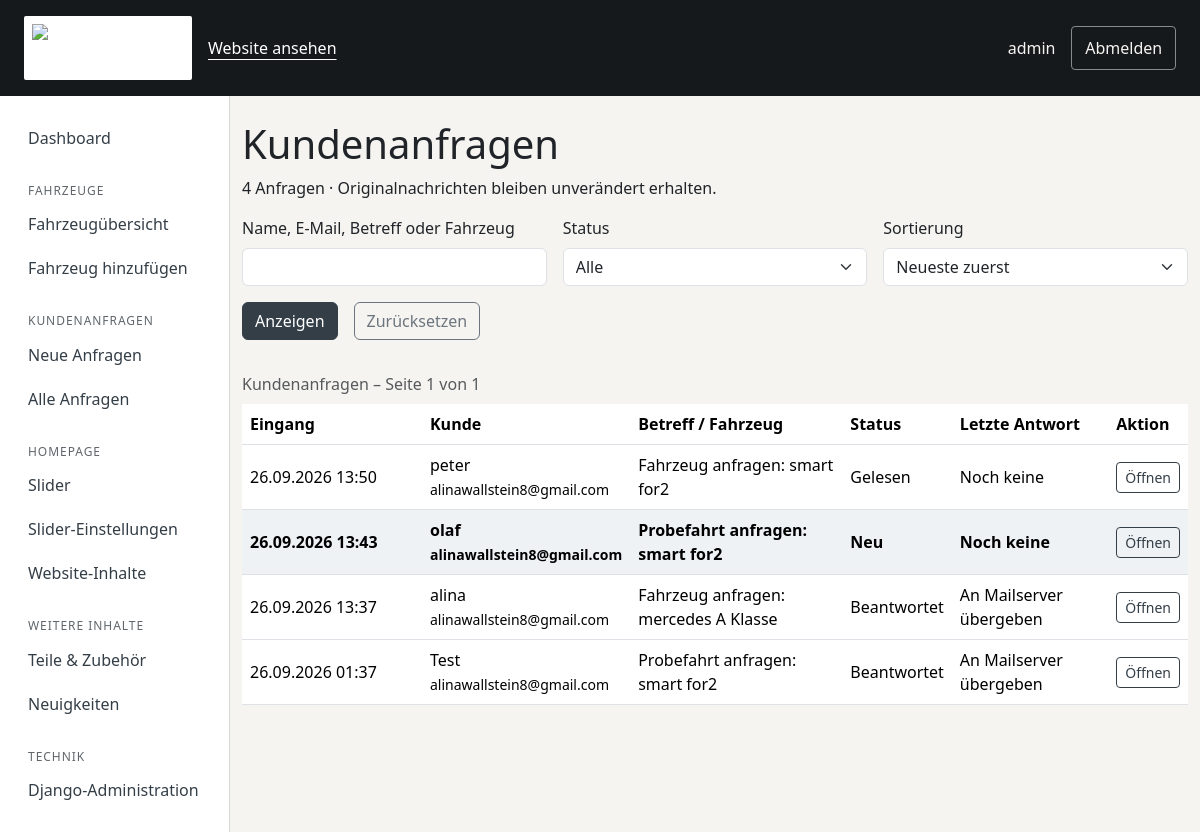
Page /verwaltung/anfragen/ (signed in) on the earlier database version.
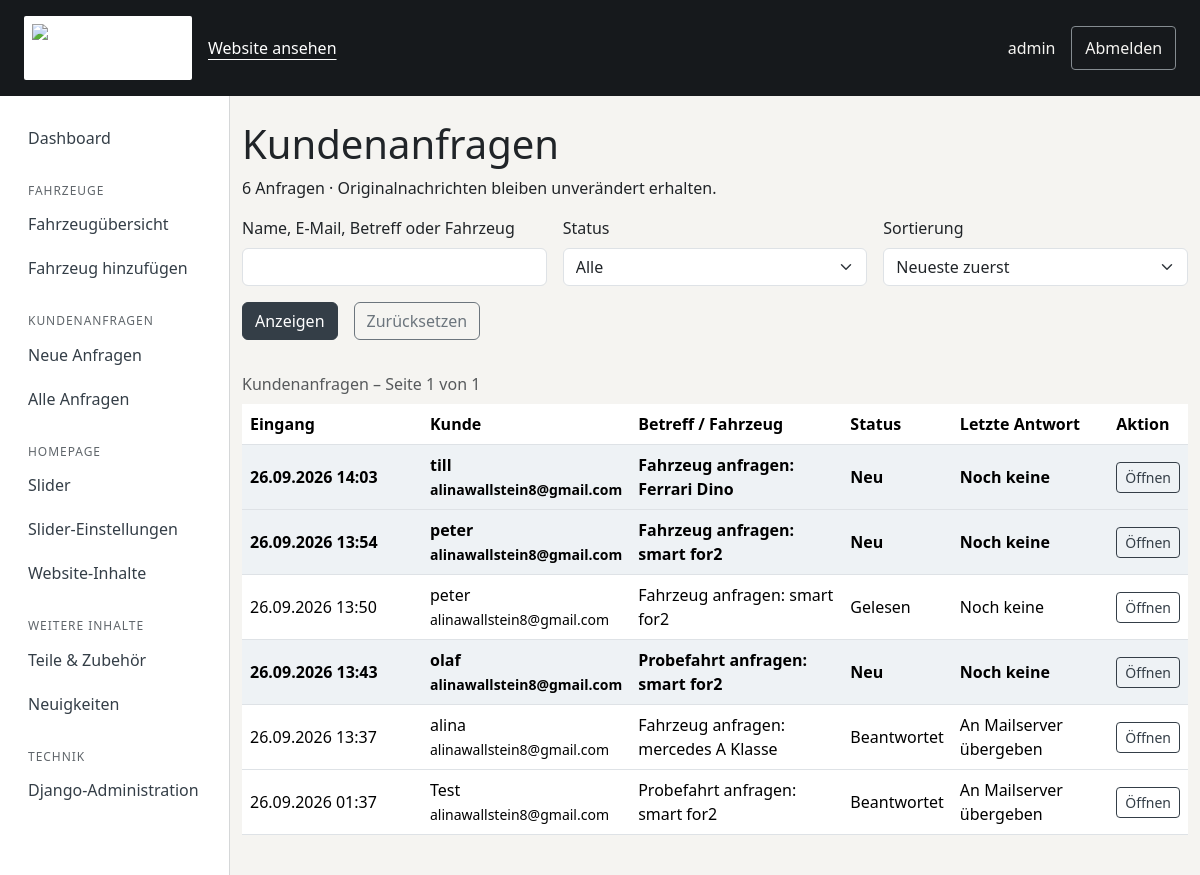
Same page on the later database version.
### vehicles/models.py (models this page shows, shortened)
class CustomerInquiry(models.Model):
    status = models.CharField('Status', max_length=20, choices=InquiryStatus.choices, default=InquiryStatus.NEW, db_index=True)
    subject = models.CharField('Betreff', max_length=300, blank=True, editable=False)
    inquiry_type = models.CharField(
        max_length=30,
        choices=[("vehicle_request", "Fahrzeug anfragen"), ("test_drive", "Probefahrt anfragen")],
        default="vehicle_request",
    )
    vehicle = models.ForeignKey(Vehicle, on_delete=models.SET_NULL, blank=True, null=True, related_name="inquiries")
    name = models.CharField(max_length=150)
    email = models.EmailField()
    phone = models.CharField(max_length=50, blank=True)
    message = models.TextField()
    created_at = models.DateTimeField(auto_now_add=True)
    updated_at = models.DateTimeField(auto_now=True)
    class Meta:
        ordering = ["-created_at"]
        verbose_name = "Kundenanfrage"
        verbose_name_plural = "Kundenanfragen"
    @property
    def display_subject(self):
        if self.subject:
            return self.subject
        vehicle = f'{self.vehicle.brand} {self.vehicle.model}' if self.vehicle else ''
        return f'{self.get_inquiry_type_display()}{": " + vehicle if vehicle else ""}'[:300]

### vehicles/inquiry_views.py (the view)
@never_cache
@login_required
@permission_required('vehicles.view_customerinquiry', raise_exception=True)
def inquiries(request):
    form = InquiryFilterForm(request.GET)
    items = inquiry_queryset()
    if form.is_valid():
        query = form.cleaned_data['q']
        if query:
            items = items.filter(Q(name__icontains=query) | Q(email__icontains=query) |
                Q(subject__icontains=query) | Q(vehicle__brand__icontains=query) | Q(vehicle__model__icontains=query))
        if form.cleaned_data['status']:
            items = items.filter(status=form.cleaned_data['status'])
        items = items.order_by('created_at', 'pk') if form.cleaned_data['order'] == 'oldest' else items.order_by('-created_at', '-pk')
    else:
        items = items.none()
    latest_reply = InquiryReply.objects.filter(inquiry_id=OuterRef('pk')).order_by('-created_at', '-pk')
    items = items.annotate(latest_reply_status=Subquery(latest_reply.values('status')[:1]))
    query = request.GET.copy()
    query.pop('page', None)
    return render(request, 'management/inquiry_list.html', {
        'form': form, 'page_obj': Paginator(items, 20).get_page(request.GET.get('page')), 'page_query': query.urlencode(),
    })

### vehicles/inquiry_forms.py
class InquiryFilterForm(forms.Form):
    q = forms.CharField(label='Name, E-Mail, Betreff oder Fahrzeug', required=False, max_length=200,
                        widget=forms.TextInput(attrs={'class': 'form-control', 'type': 'search'}))
    status = forms.ChoiceField(label='Status', required=False,
        choices=[('', 'Alle')] + list(InquiryStatus.choices), widget=forms.Select(attrs={'class': 'form-select'}))
    order = forms.ChoiceField(label='Sortierung', required=False,
        choices=[('newest', 'Neueste zuerst'), ('oldest', 'Älteste zuerst')],
        widget=forms.Select(attrs={'class': 'form-select'}))

### vehicles/content.py (called while the page is built)
def homepage_content(values=None):
    interval = Homepage._meta.get_field("slider_interval").default
    if values is None:
        page = Homepage.objects.filter(pk=1).first()
        values = page.published if page else {}
        interval = page.slider_interval if page else interval
    result = {key: values.get(key, default) for key, label, default, group in TEXT_FIELDS}
    image_ids = [values[key] for key, *_ in IMAGE_FIELDS if isinstance(values.get(key), int)]
    images = HomepageImage.objects.in_bulk(image_ids)
    for key, label, fallback, group in IMAGE_FIELDS:
        asset = images.get(values.get(key))
        result[key] = asset.image.url if asset else (static(fallback) if fallback else '')
    result["slider_interval"] = interval
    return result

def website_content(request):
    if not hasattr(request, '_homepage_content'):
        request._homepage_content = homepage_content()
    return {'site_content': request._homepage_content}

### vehicles/inquiry_views.py (called while the page is built)
def inquiry_queryset():
    return CustomerInquiry.objects.select_related('vehicle')

### templates/management/inquiry_list.html (shortened to what this page needs)
{% extends 'management/base.html' %}
{% block content %}
<section class="container py-4">
    <h1>Kundenanfragen</h1>
    <p>{{ page_obj.paginator.count }} Anfragen · Originalnachrichten bleiben unverändert erhalten.</p>
    <form method="get" class="row g-3 mb-4">
        {% for field in form %}<div class="col-md-4"><label class="form-label" for="{{ field.id_for_label }}">{{ field.label }}</label>{{ field }}{{ field.errors }}</div>{% endfor %}
        <div class="d-flex gap-3"><button class="btn btn-primary" type="submit">Anzeigen</button><a class="btn btn-outline-secondary" href="{% url 'management_inquiries' %}">Zurücksetzen</a></div>
    </form>
    <div class="table-responsive"><table class="table management-table">
        <caption>Kundenanfragen – Seite {{ page_obj.number }} von {{ page_obj.paginator.num_pages }}</caption>
        <thead><tr><th scope="col">Eingang</th><th scope="col">Kunde</th><th scope="col">Betreff / Fahrzeug</th><th scope="col">Status</th><th scope="col">Letzte Antwort</th><th scope="col">Aktion</th></tr></thead>
        <tbody>{% for inquiry in page_obj %}<tr{% if inquiry.status == 'new' %} class="inquiry-new"{% endif %}>
            <td>{{ inquiry.created_at|date:'d.m.Y H:i' }}</td><td>{{ inquiry.name }}<br><small>{{ inquiry.email }}</small></td>
            <td>{{ inquiry.display_subject }}</td><td>{{ inquiry.get_status_display }}</td>
            <td>{% if inquiry.latest_reply_status == 'sent' %}An Mailserver übergeben{% elif inquiry.latest_reply_status == 'failed' %}Fehlgeschlagen{% elif inquiry.latest_reply_status == 'sending' %}Ergebnis offen{% elif inquiry.latest_reply_status == 'test' %}Nur Testbetrieb{% else %}Noch keine{% endif %}</td>
            <td><a class="btn btn-sm btn-outline-primary" href="{% url 'inquiry_detail' inquiry.pk %}">Öffnen</a></td>
        </tr>{% empty %}<tr><td colspan="6">Keine passenden Anfragen vorhanden.</td></tr>{% endfor %}</tbody>
    </table></div>
</section>
{% endblock %}

### templates/management/base.html (shortened to what this page needs)
{% load static %}
<!DOCTYPE html>
<html lang="de">
<head>
    <link href="https://cdn.jsdelivr.net/npm/bootstrap@5.3.3/dist/css/bootstrap.min.css" rel="stylesheet">
    <link href="{% static 'css/management.css' %}?v=workspace-2" rel="stylesheet">
</head>
<body>
    <header class="management-header">
        <div class="container-fluid d-flex align-items-center flex-wrap gap-3 px-4 py-3">
            <a href="{% url 'dashboard' %}" class="management-brand"><img src="{% static 'images/logo.png' %}" width="168" height="48" alt="Auto Wallstein – Verwaltung"></a>
            <a href="{% url 'home' %}">Website ansehen</a>
            <span class="ms-auto">{{ user.get_full_name|default:user.username }}</span>
            <form method="post" action="{% url 'logout' %}">{% csrf_token %}<button class="management-logout" type="submit">Abmelden</button></form>
        </div>
    </header>
    <div class="management-layout">
        <nav id="site-menu" class="management-sidebar" aria-label="Verwaltung">
            <a href="{% url 'dashboard' %}"{% if request.resolver_match.url_name == 'dashboard' %} aria-current="page"{% endif %}>Dashboard</a>
            {% if perms.vehicles.view_vehicle %}<h2>Fahrzeuge</h2>
            <a href="{% url 'management_vehicles' %}">Fahrzeugübersicht</a>
            {% if perms.vehicles.add_vehicle %}<a href="{% url 'vehicle_create' %}">Fahrzeug hinzufügen</a>{% endif %}{% endif %}
            {% if perms.vehicles.view_customerinquiry %}<h2>Kundenanfragen</h2>
            <a href="{% url 'management_inquiries' %}?status=new">Neue Anfragen</a>
            <a href="{% url 'management_inquiries' %}">Alle Anfragen</a>{% endif %}
            {% if perms.vehicles.view_heroslide or perms.vehicles.change_homepage or perms.vehicles.change_slider_settings %}<h2>Homepage</h2>
            {% if perms.vehicles.view_heroslide %}<a href="{% url 'management_slides' %}">Slider</a>{% endif %}
            {% if perms.vehicles.change_slider_settings %}<a href="{% url 'slider_settings' %}">Slider-Einstellungen</a>{% endif %}
            {% if perms.vehicles.change_homepage %}<a href="{% url 'homepage_edit' %}">Website-Inhalte</a>{% endif %}{% endif %}
            {% if perms.vehicles.view_accessory or perms.vehicles.view_newsarticle %}<h2>Weitere Inhalte</h2>
            {% if perms.vehicles.view_accessory %}<a href="{% url 'management_accessories' %}">Teile & Zubehör</a>{% endif %}
            {% if perms.vehicles.view_newsarticle %}<a href="{% url 'management_news' %}">Neuigkeiten</a>{% endif %}{% endif %}
            {% if user.is_superuser %}<h2>Technik</h2><a href="{% url 'admin:index' %}">Django-Administration</a>{% endif %}
        </nav>
        <main id="management-content" tabindex="-1">
            {% block content %}{% endblock %}
        </main>
    </div>
</body>
</html>

### static/css/management.css (style rules this page uses)
body { background: #f5f4f1; color: #202428; }
.management-header { background: #16191c; color: #f5f4f1; }
.management-header a { color: #ffffff; min-height: 44px; display: inline-flex; align-items: center; text-underline-offset: .3em; }
.management-brand img { width: 168px; height: auto; object-fit: contain; background: #fff; padding: 8px; border-radius: 2px; }
.management-table th, .management-table td { vertical-align: middle; }
.management-table caption { caption-side: top; }
.management-table td:first-child { min-width: 180px; }
input, select, textarea { scroll-margin-block: 5rem; }
.management-layout { display: grid; grid-template-columns: 230px minmax(0, 1fr); min-height: 85vh; }
.management-layout main { min-width: 0; }
.management-sidebar { background: #fff; border-right: 1px solid #d5d7d8; padding: 1.25rem; }
.management-sidebar h2 { font-size: .75rem; text-transform: uppercase; letter-spacing: .08em; color: #60666b; margin: 1.5rem .5rem .25rem; }
.management-sidebar a { display: flex; align-items: center; min-height: 44px; padding: .5rem; color: #202428; border-radius: 4px; text-decoration: none; }
.management-logout { color: inherit; background: transparent; border: 1px solid #858c91; border-radius: 4px; min-height: 44px; padding: .4rem .8rem; }
.management-layout .btn-primary { --bs-btn-bg: #343e47; --bs-btn-border-color: #343e47; --bs-btn-hover-bg: #1c252d; --bs-btn-hover-border-color: #1c252d; }
.inquiry-new td { background: #eef2f5; font-weight: 600; }
.management-layout a:not(.btn) { color: #343e47; }
.management-layout .btn-outline-primary { --bs-btn-color: #343e47; --bs-btn-border-color: #343e47; --bs-btn-hover-bg: #343e47; --bs-btn-hover-border-color: #343e47; }

Differences in the rows shown:
added CustomerInquiry: created_at "26.09.2026 14:03", name "till", email "alinawallstein8@gmail.com", display_subject "Fahrzeug anfragen: Ferrari Dino", status "Neu", shows "Noch keine"
added CustomerInquiry: created_at "26.09.2026 13:54", name "peter", email "alinawallstein8@gmail.com", display_subject "Fahrzeug anfragen: smart for2", status "Neu", shows "Noch keine"
Other differences:
{{ page_obj.paginator.count }}: "4" → "6"
